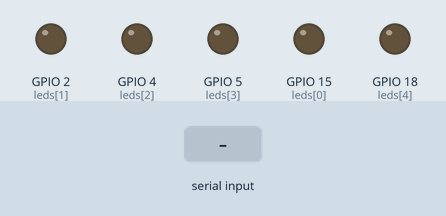
Recording of a sketch running on a simulated ESP32. Shown: output pins drawn as LEDs (lit = HIGH). The inputs (shaded band) are chosen by the test bench.

Above: at 1.2 s.
1.3 s: "5\n" received over Serial
At 1.8 s:
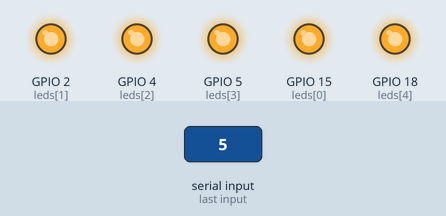
Timing chart, 0 to 4.3 s (numbered marks = the images above; inputs shaded):
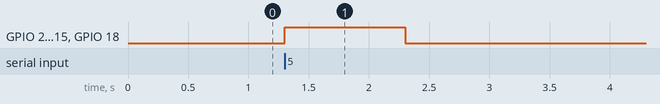

The sketch:

esp32_finger_led.ino
```cpp
int leds[5] = {15, 2, 4, 5, 18};

void setup() {
  Serial.begin(115200);
  for (int i = 0; i < 5; i++) pinMode(leds[i], OUTPUT);
}

void loop() {
  if (Serial.available()) {
    int n = Serial.parseInt();
    if (n >= 0 && n <= 5) {
      for (int i = 0; i < 5; i++) {
        digitalWrite(leds[i], i < n ? HIGH : LOW);
      }
    }
  }
}
```

Measured:
- after the input at 1.3 s, GPIO 2 (leds[1]), GPIO 4 (leds[2]), GPIO 5 (leds[3]), GPIO 15 (leds[0]), GPIO 18 (leds[4]): LOW → HIGH at once, → LOW 1.0 s later
